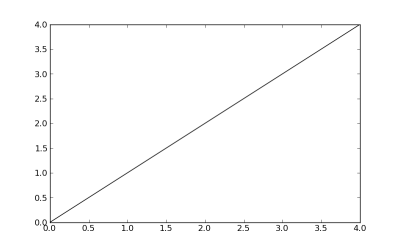

Generate this figure with Python:
line = Line()
line.xValues = [2, 1, 3, 4, 0]
line.yValues = [2, 1, 3, 4, 0]

plot = Plot()
plot.add(line)

plot.save("unordered.png")
